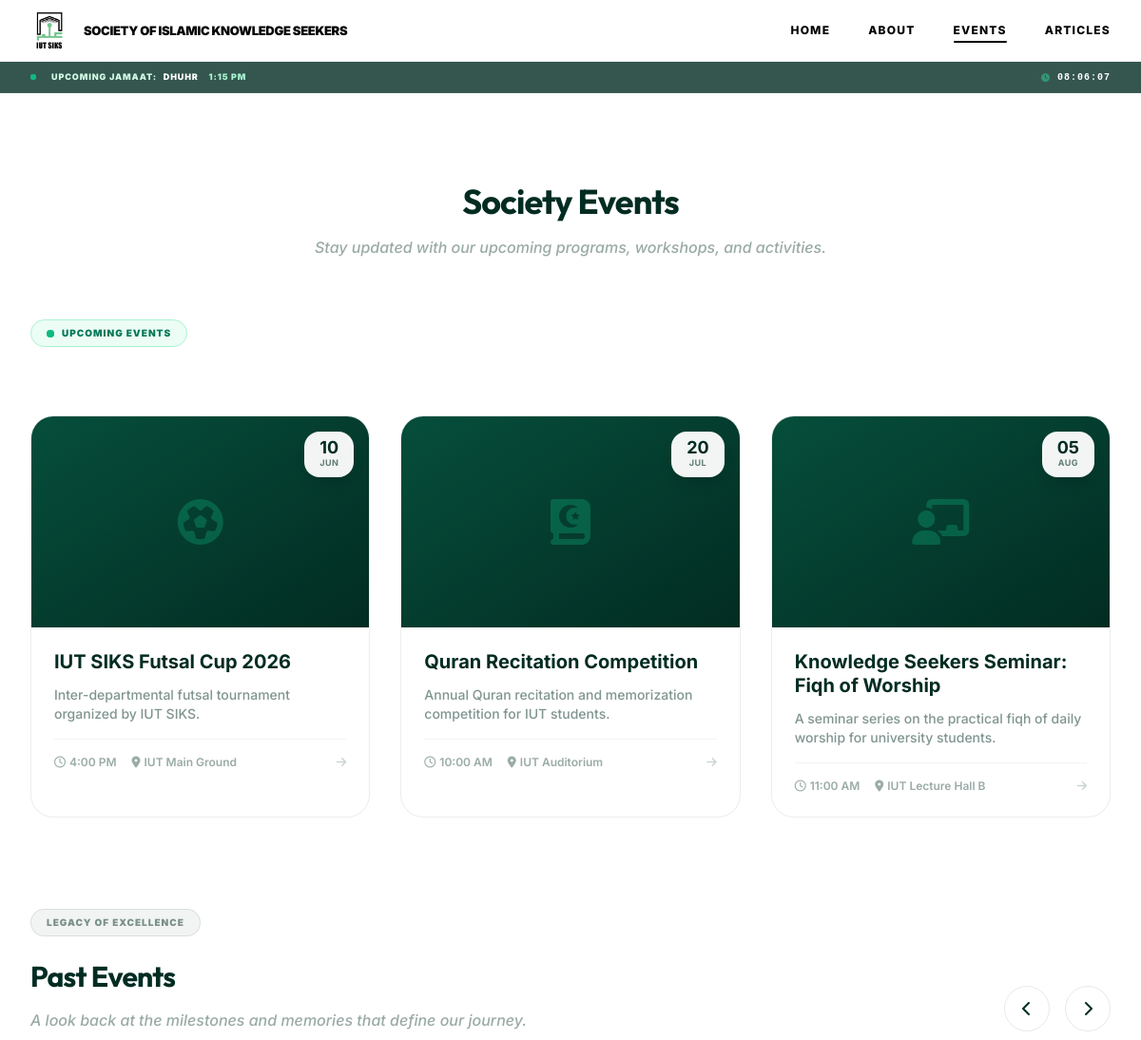
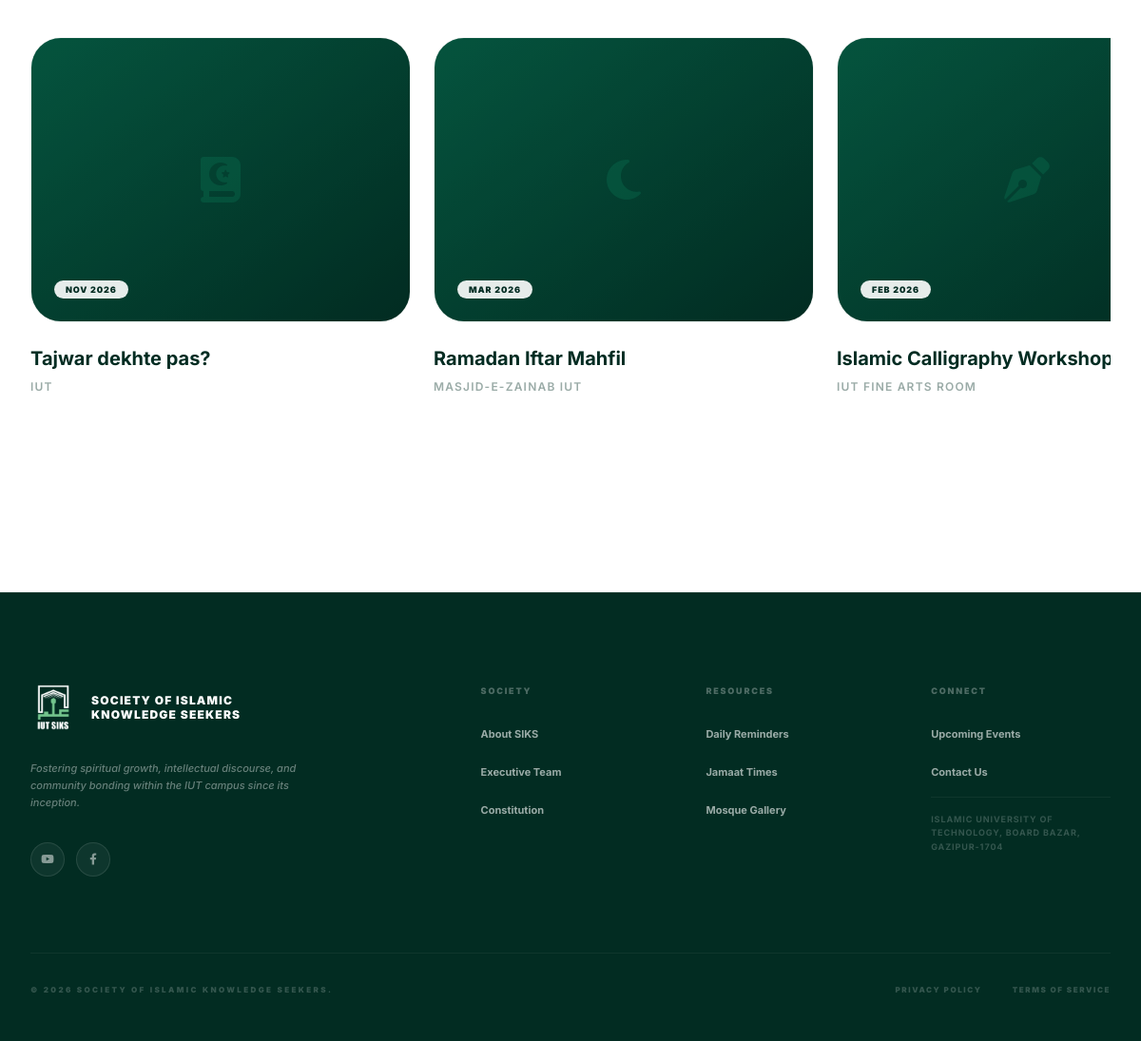
Screenshot of /events.php with the database file from the repository (2 pictures, top to bottom).
### tables this page shows
CREATE TABLE IF NOT EXISTS events (
    id INT AUTO_INCREMENT PRIMARY KEY,
    name VARCHAR(255) NOT NULL,
    event_date DATE NOT NULL,
    event_time VARCHAR(50),
    venue VARCHAR(255) NOT NULL,
    short_description TEXT,
    description LONGTEXT,
    logo VARCHAR(255),  
    cover_image VARCHAR(255),  
    tag VARCHAR(50),
    category VARCHAR(50) DEFAULT 'Community',
    is_past BOOLEAN DEFAULT FALSE,
    created_at TIMESTAMP DEFAULT CURRENT_TIMESTAMP
);

### includes/config.php (called while the page is built, shortened)
<?php
require_once __DIR__ . '/db.php';
function getEvents($is_past = false, $limit = null)
{
    global $pdo;
    try {
        if ($is_past === null) {
            $sql = "SELECT * FROM events ORDER BY event_date DESC";
        } else {
            $sql = "SELECT * FROM events WHERE is_past = ? ORDER BY ";
            $sql .= $is_past ? "event_date DESC" : "event_date ASC";
        }
        if ($is_past === null) {
            $stmt = $pdo->query($sql);
        } else {
            $stmt = $pdo->prepare($sql);
            $stmt->execute([$is_past ? 1 : 0]);
        }
        return $stmt->fetchAll();
    } catch (PDOException $e) {
        return [];
    }
}

### events.php (the view, shortened to what this page needs)
<?php
require_once 'includes/config.php';
require_once 'includes/header.php';
$upcomingEvents = getEvents(false);
$pastEvents = getEvents(true);
?>
<section class="py-24">
    <div class="max-w-7xl mx-auto px-4 sm:px-6 lg:px-8">
        <div class="text-center mb-16">
            <h2 class="text-4xl font-display font-bold text-emerald-950 mb-4 tracking-tight">Society Events</h2>
            <p class="text-emerald-950/40 max-w-2xl mx-auto font-medium italic">Stay updated with our upcoming programs, workshops, and activities.</p>
        </div>
        <?php if ($upcomingEvents): ?>
            <div class="mb-8">
                <div class="inline-flex items-center space-x-2 px-4 py-1.5 rounded-full bg-emerald-50 border border-emerald-200 mb-10">
                    <span class="relative flex h-2 w-2">
                        <span class="relative inline-flex rounded-full h-2 w-2 bg-emerald-500"></span>
                    </span>
                    <span class="text-[10px] font-black uppercase tracking-widest text-emerald-700">Upcoming Events</span>
                </div>
            </div>
            <div class="grid grid-cols-1 md:grid-cols-2 lg:grid-cols-3 gap-8 mb-24">
                <?php foreach ($upcomingEvents as $event): ?>
                    <a href="event_details.php?id=<?php echo $event['id']; ?>" class="card-professional group block">
                        <div class="relative aspect-[16/10] overflow-hidden">
                            <?php if (!empty($event['cover_image'])): ?>
                                <img src="<?php echo htmlspecialchars($event['cover_image']); ?>"
                                     alt="<?php echo htmlspecialchars($event['name']); ?>"
                                     class="w-full h-full object-cover">
                            <?php else: ?>
                                <div class="w-full h-full bg-gradient-to-br from-emerald-900 to-emerald-950 flex items-center justify-center">
                                    <i class="fas <?php echo $event['logo'] ?: 'fa-calendar'; ?> text-5xl text-emerald-500/30"></i>
                                </div>
                            <?php endif; ?>
                            <div class="absolute top-4 right-4">
                                <div class="bg-white/95 backdrop-blur-md rounded-2xl px-4 py-2 text-center shadow-lg">
                                    <p class="text-emerald-950 font-bold text-lg leading-none"><?php echo date('d', strtotime($event['event_date'])); ?></p>
                                    <p class="text-emerald-950/60 text-[9px] font-bold uppercase tracking-wider"><?php echo date('M', strtotime($event['event_date'])); ?></p>
                                </div>
                            </div>
                        </div>
                        <div class="p-6">
                            <h3 class="text-xl font-bold text-emerald-950 mb-3 leading-tight group-hover:text-emerald-700 transition-colors">
                                <?php echo htmlspecialchars($event['name']); ?>
                            </h3>
                            <?php if (!empty($event['short_description'])): ?>
                                <p class="text-emerald-950/50 text-sm line-clamp-2 mb-4 font-medium">
                                    <?php echo htmlspecialchars($event['short_description']); ?>
                                </p>
                            <?php endif; ?>
                            <div class="flex items-center justify-between pt-4 border-t border-emerald-950/5">
                                <div class="flex items-center space-x-4 text-emerald-950/40 text-xs font-semibold">
                                    <span><i class="far fa-clock mr-1"></i><?php echo htmlspecialchars($event['event_time']); ?></span>
                                    <span><i class="fas fa-location-dot mr-1"></i><?php echo htmlspecialchars($event['venue']); ?></span>
                                </div>
                                <i class="fas fa-arrow-right text-emerald-950/20 group-hover:text-emerald-600 group-hover:translate-x-1 transition-all text-xs"></i>
                            </div>
                        </div>
                    </a>
                <?php endforeach; ?>
            </div>
        <?php endif; ?>
        <?php if ($pastEvents): ?>
            <div class="mb-16">
                <div class="flex items-end justify-between mb-12">
                    <div class="max-w-2xl">
                        <div class="inline-flex items-center space-x-2 px-4 py-1.5 rounded-full bg-emerald-950/5 border border-emerald-950/10 mb-6">
                            <span class="text-[10px] font-black uppercase tracking-widest text-emerald-950/50">Legacy of Excellence</span>
                        </div>
                        <h2 class="text-3xl font-display font-bold text-emerald-950 mb-4 tracking-tight">Past Events</h2>
                        <p class="text-emerald-950/40 font-medium italic">A look back at the milestones and memories that define our journey.</p>
                    </div>
                    <div class="hidden sm:flex space-x-4">
                        <button onclick="scrollCarousel(-1)" class="w-12 h-12 rounded-full border border-emerald-950/10 flex items-center justify-center text-emerald-950 hover:bg-emerald-950 hover:text-white transition-all">
                            <i class="fas fa-chevron-left"></i>
                        </button>
                        <button onclick="scrollCarousel(1)" class="w-12 h-12 rounded-full border border-emerald-950/10 flex items-center justify-center text-emerald-950 hover:bg-emerald-950 hover:text-white transition-all">
                            <i class="fas fa-chevron-right"></i>
                        </button>
                    </div>
                </div>
                <div id="past-events-carousel" class="flex overflow-x-auto space-x-6 pb-12 no-scrollbar scroll-smooth">
                    <?php foreach ($pastEvents as $event): ?>
                        <a href="event_details.php?id=<?php echo $event['id']; ?>" class="flex-none w-[300px] sm:w-[400px] group">
                            <div class="relative aspect-[4/3] rounded-[32px] overflow-hidden mb-6 border border-emerald-950/5">
                                <div class="absolute inset-0 bg-emerald-950/20 group-hover:bg-transparent transition-colors duration-500 z-10"></div>
                                <?php if (!empty($event['cover_image'])): ?>
                                    <img src="<?php echo htmlspecialchars($event['cover_image']); ?>"
                                         alt="<?php echo htmlspecialchars($event['name']); ?>"
                                         class="absolute inset-0 w-full h-full object-cover grayscale group-hover:grayscale-0 transition-all duration-700 scale-110 group-hover:scale-100">
                                <?php else: ?>
                                    <div class="absolute inset-0 w-full h-full bg-gradient-to-br from-emerald-800 to-emerald-950 flex items-center justify-center">
                                        <i class="fas <?php echo $event['logo'] ?: 'fa-calendar'; ?> text-5xl text-emerald-500/20"></i>
                                    </div>
                                <?php endif; ?>
                                <div class="absolute bottom-6 left-6 z-20">
                                    <span class="px-3 py-1 bg-white/90 backdrop-blur-md rounded-full text-[9px] font-black uppercase tracking-widest text-emerald-950">
                                        <?php echo date('M Y', strtotime($event['event_date'])); ?>
                                    </span>
                                </div>
                            </div>
                            <h3 class="text-xl font-bold text-emerald-950 mb-2 group-hover:text-emerald-600 transition-colors">
                                <?php echo htmlspecialchars($event['name']); ?>
                            </h3>
                            <p class="text-emerald-950/40 text-xs font-semibold uppercase tracking-widest">
                                <?php echo htmlspecialchars($event['venue']); ?>
                            </p>
                        </a>
                    <?php endforeach; ?>
                </div>
            </div>
        <?php endif; ?>
    </div>
</section>
<?php require_once 'includes/footer.php'; ?>

### rows the page displays
events: event_date "10", event_date "JUN", name "IUT SIKS Futsal Cup 2026", short_description "Inter-departmental futsal tournament organized by IUT SIKS.", event_time "4:00 PM", venue "IUT Main Ground"
events: event_date "20", event_date "JUL", name "Quran Recitation Competition", short_description "Annual Quran recitation and memorization competition for IUT students.", event_time "10:00 AM", venue "IUT Auditorium"
events: event_date "05", event_date "AUG", name "Knowledge Seekers Seminar: Fiqh of Worship", short_description "A seminar series on the practical fiqh of daily worship for university students.", event_time "11:00 AM", venue "IUT Lecture Hall B"
events: event_date "NOV 2026", name "Tajwar dekhte pas?", venue "IUT"
events: event_date "MAR 2026", name "Ramadan Iftar Mahfil", venue "MASJID-E-ZAINAB IUT"
events: event_date "FEB 2026", name "Islamic Calligraphy…", venue "IUT FINE ARTS ROOM"

### other values shown
$label "HOME"
$label "ABOUT"
$label "EVENTS"
$label "ARTICLES"
IUT_ADDRESS "ISLAMIC UNIVERSITY OF TECHNOLOGY, BOARD BAZAR, GAZIPUR-1704"
